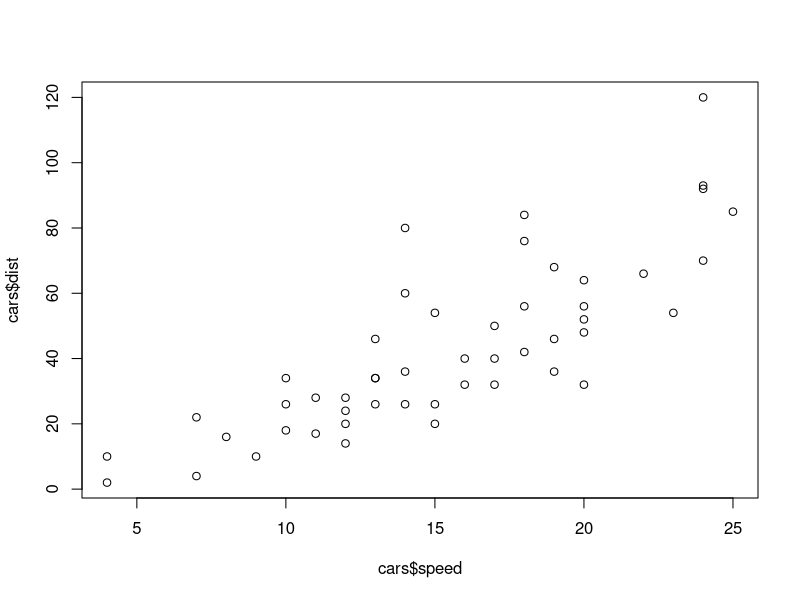
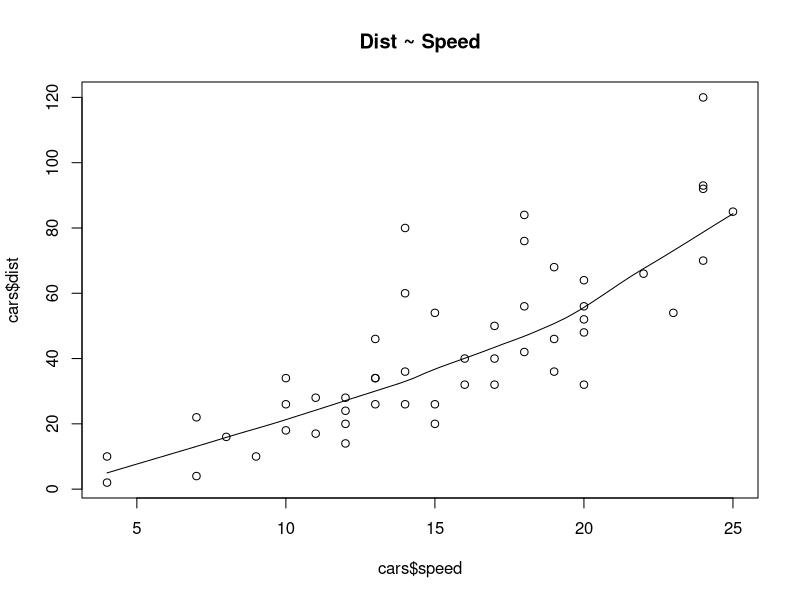

R code for these plots, in order:
library(datasets)

#---- load data ----
data(cars)

View(cars)

plot(cars$speed, cars$dist)

scatter.smooth(x=cars$speed, y=cars$dist, main="Dist ~ Speed")



#---- model ------


#----- see theoretical vs empirical model ---- 


#---- mean absoulute percentage error ----

